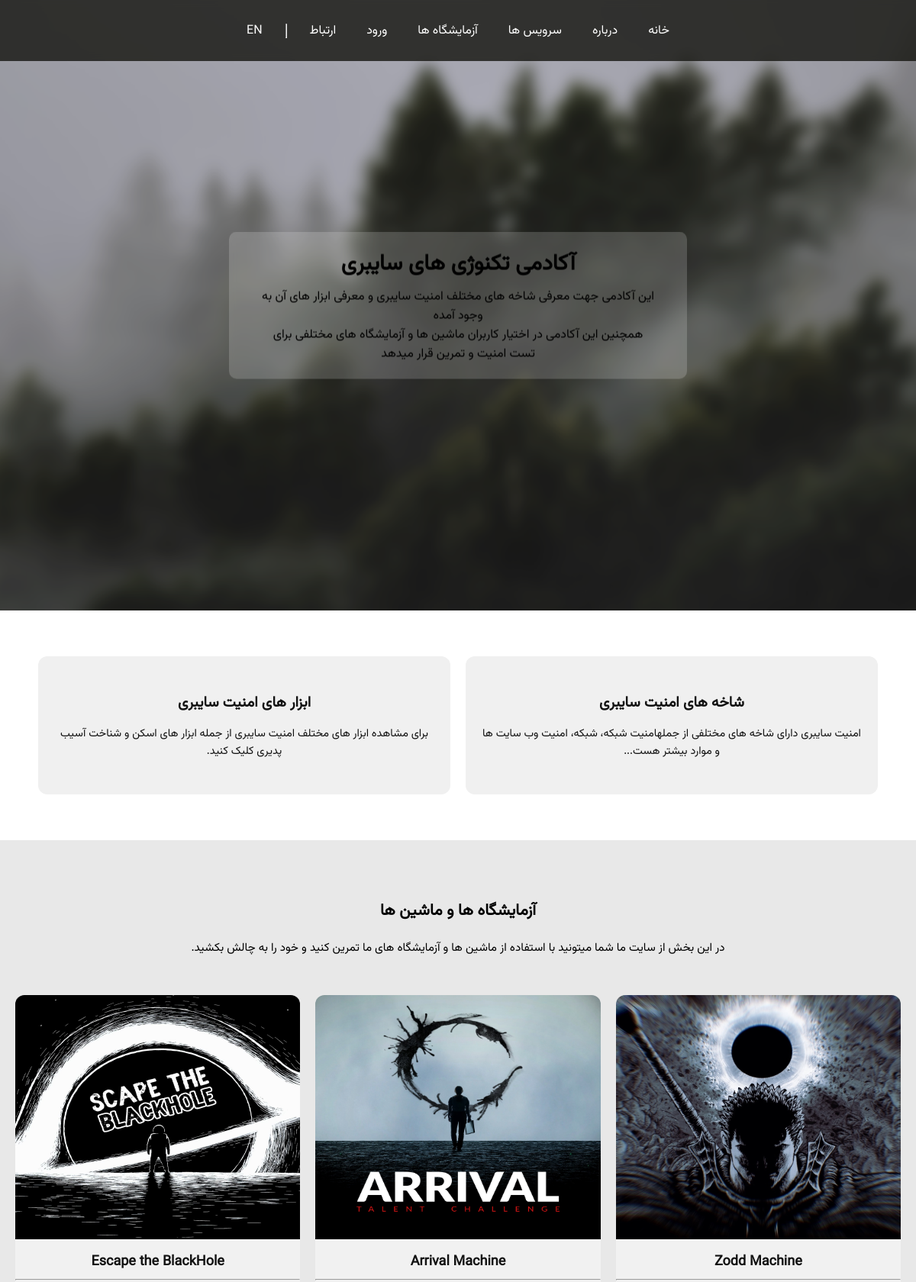
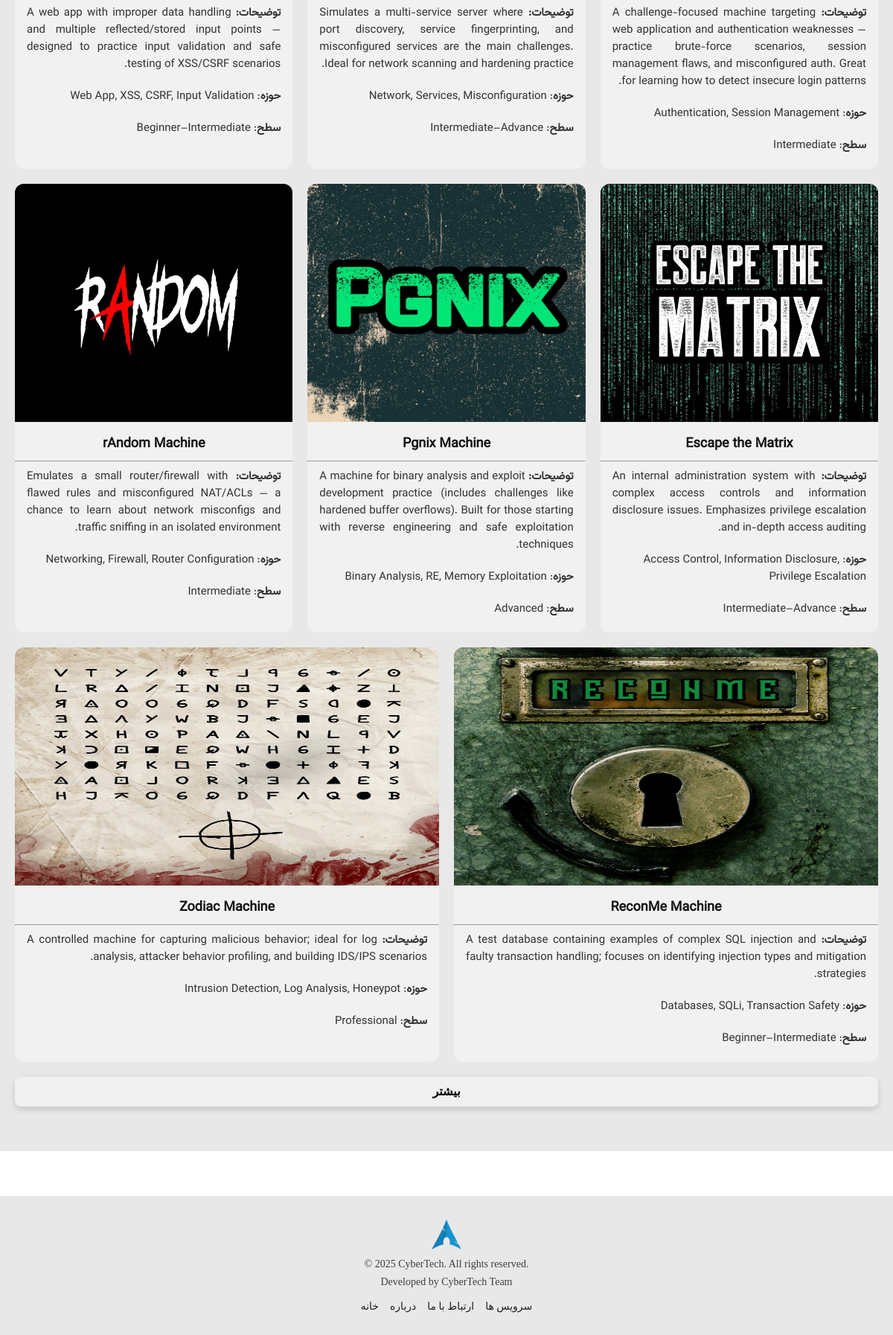
Page /php/fa/index.php on the committed database (2 pictures, top to bottom).
### tables this page shows
CREATE TABLE `machines_db` (
  `id` int(15) NOT NULL,
  `machine_name` varchar(30) NOT NULL,
  `description` varchar(400) NOT NULL,
  `fields` varchar(100) NOT NULL,
  `level` varchar(60) NOT NULL,
  `image` varchar(200) NOT NULL,
  `url` varchar(200) NOT NULL
);

### php/fa/index.php (the view, shortened to what this page needs)
<!doctype html>
<html lang="fa" dir="rtl">
<head>
  <link rel="stylesheet" href="../../css/style.css">
  <link rel="stylesheet" href="../../css/footer.css">
  <link rel="stylesheet" href="../../css/header.css">
</head>
<body>
  <div class="image-wrapper">
    <img src="../../assets/images/image2.jpg" alt="Background" />
    <div class="intro">
      <h1>آکادمی تکنوژی های سایبری</h1>
      <p>این آکادمی جهت معرفی شاخه های مختلف امنیت سایبری و معرفی ابزار های آن به وجود آمده<br> همچنین این آکادمی در اختیار کاربران ماشین ها و آزمایشگاه های مختلفی برای تست امنیت و تمرین قرار میدهد</p>
    </div>
  </div>
  <?php
    include "../../html/fa/header.php"
  ?>
  <div class="section">
    <a href="#" class="card">
      <h2>شاخه های امنیت سایبری</h2>
      <p>امنیت سایبری دارای شاخه های مختلفی از جملهامنیت شبکه، شبکه، امنیت وب سایت ها و موارد بیشتر هست...</p>
    </a>
    <a href="#" class="card">
      <h2>ابزار های امنیت سایبری</h2>
      <p>برای مشاهده ابزار های مختلف امنیت سایبری از جمله ابزار های اسکن و شناخت آسیب پدیری کلیک کنید.</p>
    </a>
  </div>
  <div class="lab-section" id="machines">
    <h2>آزمایشگاه ها و ماشین ها</h2>
    <p>در این بخش از سایت ما شما میتونید با استفاده از ماشین ها و آزمایشگاه های ما تمرین کنید و خود را به چالش بکشید.</p>
    <br><br>
    <div class="machines-section">
      <?php
        $cybertech_db = mysqli_connect("localhost", "root", "", "cybertech_db");
        $database_data = mysqli_query($cybertech_db, "SELECT * FROM `machines_db`");
        $result = mysqli_fetch_array($database_data);
        while($result){
          ?>
          <a href="<?php echo $result["url"];?>" class="machine-card">
            <img src="<?php echo $result["image"];?>">
            <h3><?php echo $result["machine_name"];?></h3>
            <hr>
            <p style="text-align: justify;"><b>توضیحات:</b> <?php echo $result["description"];?></p>
            <p style="text-align: right;"><b>حوزه</b>: <?php echo $result["fields"];?></p>
            <p style="text-align: right;"><b>سطح</b>: <?php echo $result["level"];?></p>
          </a>
          <?php
          $result = mysqli_fetch_array($database_data);
      }
      ?>
      <button onclick='redirect("./laboratories.php")'>بیشتر</button>
    </div>
  </div>
</body>
</html>

### css/style.css (style rules this page uses)
body { direction: ltr; margin: 0; font-family: Albert Sans; }
.image-wrapper { position: relative; height: 100vh; overflow: hidden; }
.image-wrapper img { width: 100%; height: 100%; object-fit: cover; filter: blur(8px) brightness(0.85); transform: scale(1.05); }
.section { padding: 60px 20px; max-width: 1100px; margin: 0 auto; display: flex; flex-wrap: wrap; gap: 20px; justify-content: center; }
.machines-section { max-width: 1400px; margin: 0 auto; display: flex; flex-wrap: wrap; gap: 20px; justify-content: center; }
.card { flex: 1 1 280px; background-color: #f0f0f0; border-radius: 12px; padding: 30px 20px; text-align: center; cursor: pointer; transition: transform 0.3s, box-shadow 0.3s; text-decoration: none; color: #111; }
.card h2 { margin-bottom: 12px; font-size: 1.2rem; }
.card p { font-size: 0.9rem; }
.lab-section { background-color: #e8e8e8; padding: 60px 20px; text-align: center; }
.lab-section h2 { margin-bottom: 20px; font-size: 1.3rem; }
.lab-section p { max-width: 800px; margin: 0 auto; font-size: 0.95rem; }
.machine-card { flex: 1 1 280px; background-color: #f1f1f1; border-radius: 12px; text-align: center; cursor: pointer; transition: transform 0.3s, box-shadow 0.3s; text-decoration: none; color: #111; padding: 0; }
.machine-card h3 { margin: 16px 0 8px; padding: 0 16px; font-size: 18px; }
.machine-card p { padding: 0 16px 20px; font-size: 15px; color: #333; }
.machine-card img { width: 100%; height: 320px; display: block; border-top-left-radius: 12px; border-top-right-radius: 12px; }
.machines-section button { width: 100%; height: 40px; font-size: medium; font-weight: bold; border: none; border-radius: 8px; background-color: #f0f0f0; box-shadow: 0 4px 10px rgba(0, 0, 0, 0.15); cursor: pointer; transition: all 0.3s ease; }

### css/footer.css (style rules this page uses)
.footer { direction: ltr; background-color: #e8e8e8; color: #202020; text-align: center; padding: 30px 15px; margin-top: 60px; border-top: 2px solid #e8e8e8; font-family: Albert Sans; }
.footer p { margin: 8px 0; font-size: 14px; opacity: 0.85; }
.footer .footer-links { list-style: none; padding: 0; margin: 15px 0 0 0; display: flex; justify-content: center; flex-wrap: wrap; gap: 15px; }
.footer .footer-links li a { color: #202020; text-decoration: none; font-size: 14px; transition: color 0.3s ease; }

### css/header.css (style rules this page uses)
.image-wrapper { position: relative; width: 100%; height: 100vh; overflow: hidden; }
.image-wrapper img { width: 100%; height: 100%; object-fit: cover; }
.intro { position: absolute; top: 50%; left: 50%; transform: translate(-50%, -50%); background-color: rgba(255, 255, 255, 0.18); padding: 20px 40px; border-radius: 10px; text-align: center; backdrop-filter: blur(5px); max-width: 90%; }
.intro h1 { margin: 0 0 8px 0; font-size: 1.8rem; }
.intro p { margin: 0; font-size: 1rem; }

### rows in the picture
machines_db: image (picture), machine_name "Zodd Machine", description "A challenge-focused machine targeting web application and authentication weaknesses — practice brute-force scenarios, session management flaws, and misconfigured auth. Great for learning how to detect insecure login patterns.", fields "Authentication, Session Management", level "Intermediate"
machines_db: image (picture), machine_name "Arrival Machine", description "Simulates a multi-service server where port discovery, service fingerprinting, and misconfigured services are the main challenges. Ideal for network scanning and hardening practice.", fields "Network, Services, Misconfiguration", level "Intermediate–Advance"
machines_db: image (picture), machine_name "Escape the BlackHole", description "A web app with improper data handling and multiple reflected/stored input points — designed to practice input validation and safe testing of XSS/CSRF scenarios.", fields "Web App, XSS, CSRF, Input Validation", level "Beginner–Intermediate"
machines_db: image (picture), machine_name "Escape the Matrix", description "An internal administration system with complex access controls and information disclosure issues. Emphasizes privilege escalation and in-depth access auditing.", fields "Access Control, Information Disclosure, Privilege Escalation", level "Intermediate–Advance"
machines_db: image (picture), machine_name "Pgnix Machine", description "A machine for binary analysis and exploit development practice (includes challenges like hardened buffer overflows). Built for those starting with reverse engineering and safe exploitation techniques.", fields "Binary Analysis, RE, Memory Exploitation", level "Advanced"
machines_db: image (picture), machine_name "rAndom Machine", description "Emulates a small router/firewall with flawed rules and misconfigured NAT/ACLs — a chance to learn about network misconfigs and traffic sniffing in an isolated environment.", fields "Networking, Firewall, Router Configuration", level "Intermediate"
machines_db: image (picture), machine_name "ReconMe Machine", description "A test database containing examples of complex SQL injection and faulty transaction handling; focuses on identifying injection types and mitigation strategies.", fields "Databases, SQLi, Transaction Safety", level "Beginner–Intermediate"
machines_db: image (picture), machine_name "Zodiac Machine", description "A controlled machine for capturing malicious behavior; ideal for log analysis, attacker behavior profiling, and building IDS/IPS scenarios.", fields "Intrusion Detection, Log Analysis, Honeypot", level "Professional"
